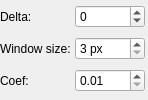
<?xml version="1.0" encoding="UTF-8"?>
<ui version="4.0">
 <class>output::OptionsWidgetBinarizationWolf</class>
 <widget class="QWidget" name="output::OptionsWidgetBinarizationWolf">
  <property name="geometry">
   <rect>
    <x>0</x>
    <y>0</y>
    <width>148</width>
    <height>100</height>
   </rect>
  </property>
  <property name="sizePolicy">
   <sizepolicy hsizetype="Preferred" vsizetype="Preferred">
    <horstretch>0</horstretch>
    <verstretch>0</verstretch>
   </sizepolicy>
  </property>
  <property name="windowTitle">
   <string notr="true">Form</string>
  </property>
  <layout class="QHBoxLayout" name="horizontalLayout">
   <property name="spacing">
    <number>4</number>
   </property>
   <property name="leftMargin">
    <number>0</number>
   </property>
   <property name="topMargin">
    <number>0</number>
   </property>
   <property name="rightMargin">
    <number>0</number>
   </property>
   <property name="bottomMargin">
    <number>0</number>
   </property>
   <item>
    <layout class="QGridLayout" name="gridLayout">
     <item row="0" column="0">
      <widget class="QLabel" name="wolfDeltaLabel">
       <property name="buddy">
        <cstring>wolfDelta</cstring>
       </property>
       <property name="text">
        <string>Delta:</string>
       </property>
      </widget>
     </item>
     <item row="0" column="1">
      <widget class="QDoubleSpinBox" name="wolfDelta">
       <property name="toolTip">
        <string>Shifts the threshold: positive values make the letters thicker and darker, negative values thinner and lighter. 0 keeps the threshold the method computes.</string>
       </property>
       <property name="decimals">
        <number>0</number>
       </property>
       <property name="minimum">
        <double>-100.0</double>
       </property>
       <property name="maximum">
        <double>100.0</double>
       </property>
       <property name="singleStep">
        <double>1.0</double>
       </property>
      </widget>
     </item>
     <item row="1" column="0">
      <widget class="QLabel" name="windowSizeLabel">
       <property name="buddy">
        <cstring>windowSize</cstring>
       </property>
       <property name="text">
        <string>Window size:</string>
       </property>
      </widget>
     </item>
     <item row="1" column="1">
      <widget class="QSpinBox" name="windowSize">
      <property name="suffix">
       <string notr="true"> px</string>
      </property>
       <property name="toolTip">
        <string>The dimensions of a pixel neighborhood to consider.</string>
       </property>
       <property name="minimum">
        <number>3</number>
       </property>
       <property name="maximum">
        <number>9999</number>
       </property>
      </widget>
     </item>
     <item row="2" column="0">
      <widget class="QLabel" name="wolfCoefLabel">
       <property name="buddy">
        <cstring>wolfCoef</cstring>
       </property>
       <property name="text">
        <string>Coef:</string>
       </property>
      </widget>
     </item>
     <item row="2" column="1">
      <widget class="QDoubleSpinBox" name="wolfCoef">
       <property name="toolTip">
        <string>Default value is 0.3.</string>
       </property>
       <property name="minimum">
        <double>0.010000000000000</double>
       </property>
       <property name="maximum">
        <double>9.990000000000000</double>
       </property>
       <property name="singleStep">
        <double>0.010000000000000</double>
       </property>
      </widget>
     </item>
    </layout>
   </item>
   <item>
    <spacer name="horizontalSpacer_2">
     <property name="orientation">
      <enum>Qt::Horizontal</enum>
     </property>
     <property name="sizeHint" stdset="0">
      <size>
       <width>0</width>
       <height>1</height>
      </size>
     </property>
    </spacer>
   </item>
  </layout>
 </widget>
 <resources/>
 <connections/>
</ui>
